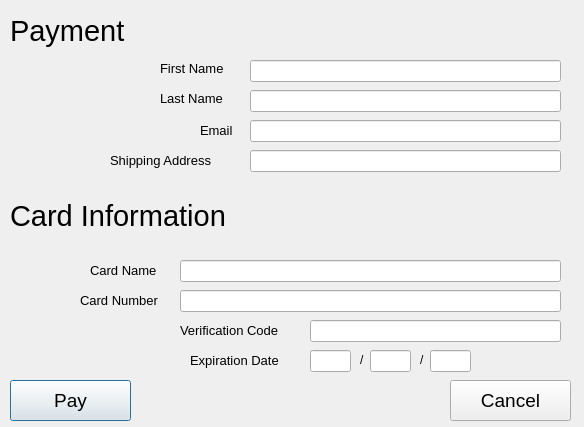
<?xml version="1.0" encoding="UTF-8"?>
<ui version="4.0">
 <class>Payment</class>
 <widget class="QDialog" name="Payment">
  <property name="geometry">
   <rect>
    <x>0</x>
    <y>0</y>
    <width>584</width>
    <height>427</height>
   </rect>
  </property>
  <property name="windowTitle">
   <string>Payment</string>
  </property>
  <widget class="QLineEdit" name="lineEdit">
   <property name="geometry">
    <rect>
     <x>250</x>
     <y>60</y>
     <width>311</width>
     <height>22</height>
    </rect>
   </property>
   <property name="text">
    <string/>
   </property>
  </widget>
  <widget class="QLabel" name="label">
   <property name="geometry">
    <rect>
     <x>160</x>
     <y>60</y>
     <width>101</width>
     <height>16</height>
    </rect>
   </property>
   <property name="font">
    <font>
     <pointsize>10</pointsize>
    </font>
   </property>
   <property name="text">
    <string>First Name</string>
   </property>
  </widget>
  <widget class="QLabel" name="label_2">
   <property name="geometry">
    <rect>
     <x>160</x>
     <y>90</y>
     <width>101</width>
     <height>16</height>
    </rect>
   </property>
   <property name="font">
    <font>
     <pointsize>10</pointsize>
    </font>
   </property>
   <property name="text">
    <string>Last Name</string>
   </property>
  </widget>
  <widget class="QLineEdit" name="lineEdit_2">
   <property name="geometry">
    <rect>
     <x>250</x>
     <y>90</y>
     <width>311</width>
     <height>22</height>
    </rect>
   </property>
   <property name="text">
    <string/>
   </property>
  </widget>
  <widget class="QLineEdit" name="lineEdit_3">
   <property name="geometry">
    <rect>
     <x>250</x>
     <y>120</y>
     <width>311</width>
     <height>22</height>
    </rect>
   </property>
   <property name="text">
    <string/>
   </property>
  </widget>
  <widget class="QLabel" name="label_3">
   <property name="geometry">
    <rect>
     <x>200</x>
     <y>120</y>
     <width>41</width>
     <height>21</height>
    </rect>
   </property>
   <property name="font">
    <font>
     <pointsize>10</pointsize>
    </font>
   </property>
   <property name="text">
    <string>Email</string>
   </property>
  </widget>
  <widget class="QLineEdit" name="lineEdit_4">
   <property name="geometry">
    <rect>
     <x>250</x>
     <y>150</y>
     <width>311</width>
     <height>22</height>
    </rect>
   </property>
   <property name="text">
    <string/>
   </property>
  </widget>
  <widget class="QLabel" name="label_4">
   <property name="geometry">
    <rect>
     <x>110</x>
     <y>150</y>
     <width>131</width>
     <height>20</height>
    </rect>
   </property>
   <property name="font">
    <font>
     <pointsize>10</pointsize>
    </font>
   </property>
   <property name="text">
    <string>Shipping Address</string>
   </property>
  </widget>
  <widget class="QLineEdit" name="lineEdit_6">
   <property name="geometry">
    <rect>
     <x>180</x>
     <y>290</y>
     <width>381</width>
     <height>22</height>
    </rect>
   </property>
   <property name="text">
    <string/>
   </property>
  </widget>
  <widget class="QLabel" name="label_5">
   <property name="geometry">
    <rect>
     <x>80</x>
     <y>290</y>
     <width>101</width>
     <height>20</height>
    </rect>
   </property>
   <property name="font">
    <font>
     <pointsize>10</pointsize>
    </font>
   </property>
   <property name="text">
    <string>Card Number</string>
   </property>
  </widget>
  <widget class="QLineEdit" name="lineEdit_7">
   <property name="geometry">
    <rect>
     <x>180</x>
     <y>260</y>
     <width>381</width>
     <height>22</height>
    </rect>
   </property>
   <property name="text">
    <string/>
   </property>
  </widget>
  <widget class="QLabel" name="label_6">
   <property name="geometry">
    <rect>
     <x>90</x>
     <y>260</y>
     <width>91</width>
     <height>20</height>
    </rect>
   </property>
   <property name="font">
    <font>
     <pointsize>10</pointsize>
    </font>
   </property>
   <property name="text">
    <string>Card Name</string>
   </property>
  </widget>
  <widget class="QLineEdit" name="lineEdit_8">
   <property name="geometry">
    <rect>
     <x>310</x>
     <y>320</y>
     <width>251</width>
     <height>22</height>
    </rect>
   </property>
   <property name="text">
    <string/>
   </property>
  </widget>
  <widget class="QLabel" name="label_7">
   <property name="geometry">
    <rect>
     <x>180</x>
     <y>320</y>
     <width>131</width>
     <height>20</height>
    </rect>
   </property>
   <property name="font">
    <font>
     <pointsize>10</pointsize>
    </font>
   </property>
   <property name="text">
    <string>Verification Code</string>
   </property>
  </widget>
  <widget class="QLabel" name="label_8">
   <property name="geometry">
    <rect>
     <x>10</x>
     <y>200</y>
     <width>291</width>
     <height>31</height>
    </rect>
   </property>
   <property name="font">
    <font>
     <pointsize>22</pointsize>
    </font>
   </property>
   <property name="text">
    <string>Card Information</string>
   </property>
  </widget>
  <widget class="QLabel" name="label_9">
   <property name="geometry">
    <rect>
     <x>10</x>
     <y>0</y>
     <width>151</width>
     <height>61</height>
    </rect>
   </property>
   <property name="font">
    <font>
     <pointsize>22</pointsize>
    </font>
   </property>
   <property name="text">
    <string>Payment</string>
   </property>
  </widget>
  <widget class="QLineEdit" name="lineEdit_9">
   <property name="geometry">
    <rect>
     <x>310</x>
     <y>350</y>
     <width>41</width>
     <height>22</height>
    </rect>
   </property>
   <property name="text">
    <string/>
   </property>
  </widget>
  <widget class="QLabel" name="label_11">
   <property name="geometry">
    <rect>
     <x>190</x>
     <y>350</y>
     <width>121</width>
     <height>20</height>
    </rect>
   </property>
   <property name="font">
    <font>
     <pointsize>10</pointsize>
    </font>
   </property>
   <property name="text">
    <string>Expiration Date</string>
   </property>
  </widget>
  <widget class="QLineEdit" name="lineEdit_10">
   <property name="geometry">
    <rect>
     <x>370</x>
     <y>350</y>
     <width>41</width>
     <height>22</height>
    </rect>
   </property>
   <property name="text">
    <string/>
   </property>
  </widget>
  <widget class="QLineEdit" name="lineEdit_11">
   <property name="geometry">
    <rect>
     <x>430</x>
     <y>350</y>
     <width>41</width>
     <height>22</height>
    </rect>
   </property>
   <property name="text">
    <string/>
   </property>
  </widget>
  <widget class="QPushButton" name="pushButton">
   <property name="geometry">
    <rect>
     <x>10</x>
     <y>380</y>
     <width>121</width>
     <height>41</height>
    </rect>
   </property>
   <property name="font">
    <font>
     <pointsize>14</pointsize>
    </font>
   </property>
   <property name="text">
    <string>Pay</string>
   </property>
  </widget>
  <widget class="QPushButton" name="pushButton_2">
   <property name="geometry">
    <rect>
     <x>450</x>
     <y>380</y>
     <width>121</width>
     <height>41</height>
    </rect>
   </property>
   <property name="font">
    <font>
     <pointsize>14</pointsize>
    </font>
   </property>
   <property name="text">
    <string>Cancel</string>
   </property>
  </widget>
  <widget class="QLabel" name="label_12">
   <property name="geometry">
    <rect>
     <x>360</x>
     <y>350</y>
     <width>21</width>
     <height>20</height>
    </rect>
   </property>
   <property name="text">
    <string>/</string>
   </property>
  </widget>
  <widget class="QLabel" name="label_13">
   <property name="geometry">
    <rect>
     <x>420</x>
     <y>350</y>
     <width>21</width>
     <height>20</height>
    </rect>
   </property>
   <property name="text">
    <string>/</string>
   </property>
  </widget>
 </widget>
 <resources/>
 <connections/>
</ui>
